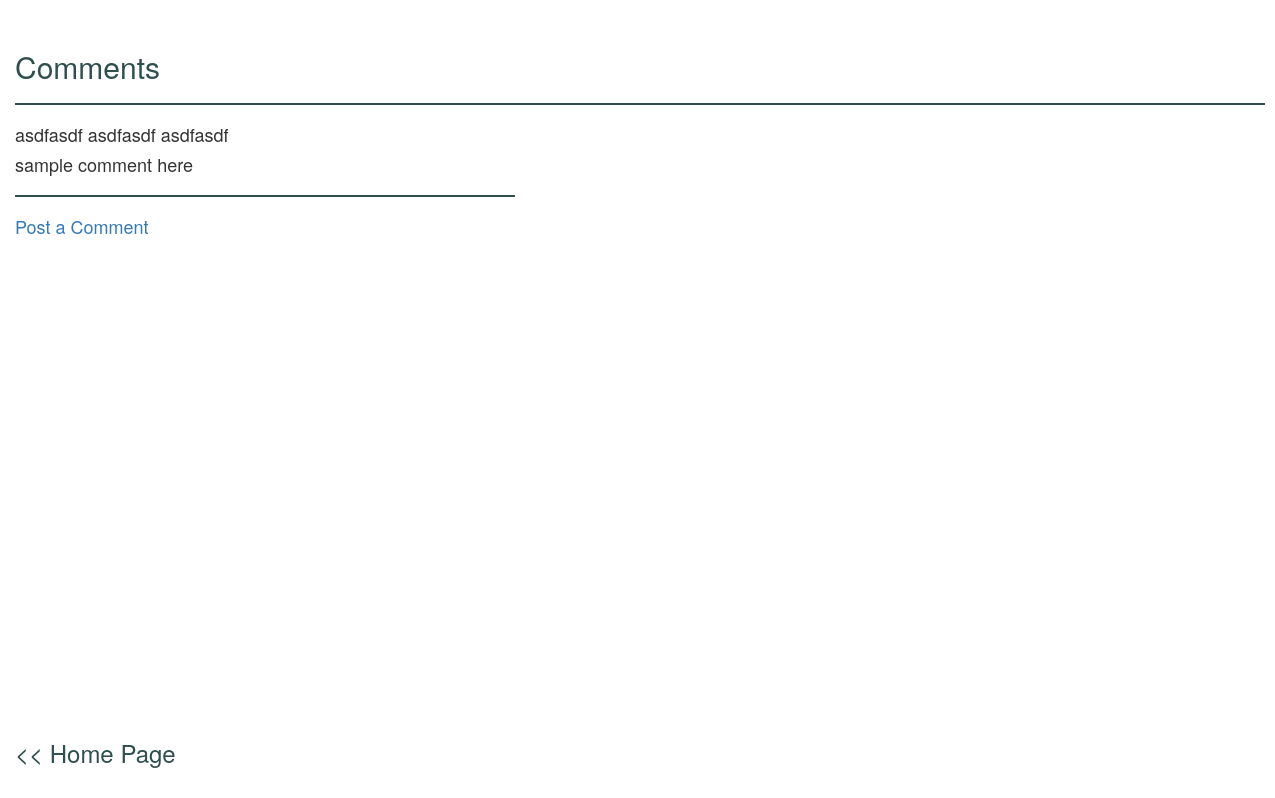
Before: /posts/1/comment/ with the older database file.
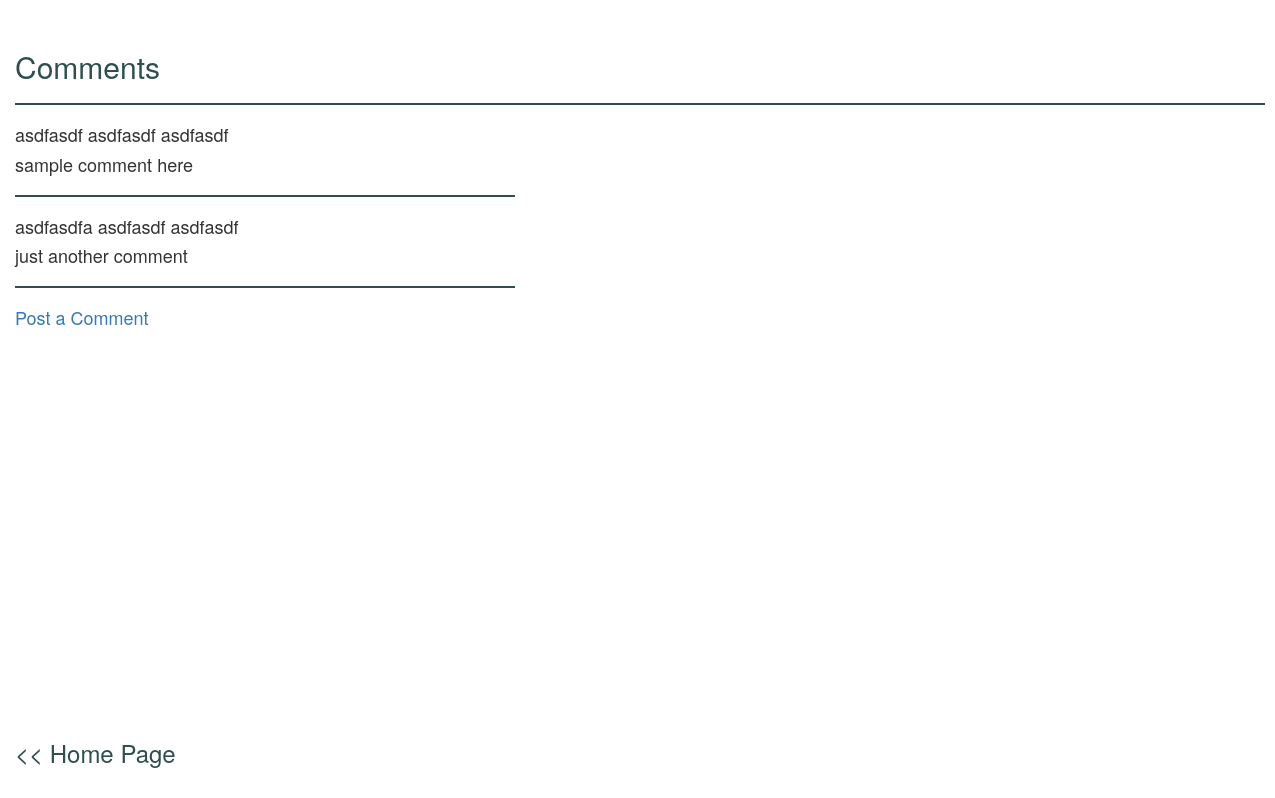
After: the same page with the newer database file.
### blog/models.py (models this page shows)
class Comment(models.Model):
    name = models.CharField(max_length=50)
    comment = models.TextField()
    post_id = models.IntegerField(default=0)

### blog/views.py (the view)
# urls.py: url(r'^posts/(?P<pk>[0-9]+)/comment/$', views.post_comment, name='post_comment'),
def post_comment(request, pk):
    comments = Comment.objects.filter(post_id=pk)
    p_id = pk
    return render(request, 'blog/comment.html', {'comments':comments, 'p_id':p_id})

### blog/templates/blog/comment.html
{% extends 'blog/base.html' %}
{% block header %}
<h2>Comments</h2>
<hr width="1250" align="left" size="4">
{% endblock %}
{% block content %}
<div class="comments">
    {% for comment in comments %}
    <div class="comment">
        <h4>{{ comment.comment }}</h4>
        <h4>{{ comment.name }}</h4>
        <hr width="500" align="left" size="4">
    </div>
    {% endfor %}
</div>
<div class="post_comment">
    <h4><a href="{% url 'add_comment' pk=p_id %}">Post a Comment</a></h4>
</div>
{% endblock %}
{% block footer %}
<div class="start-page-link-3">
    <a href="{% url 'index' %}">
        <h3><< Home Page</h3>
    </a>
</div>
{% endblock %}

Changed rows visible on the page:
added Comment: comment "asdfasdfa asdfasdf asdfasdf", name "just another comment"
